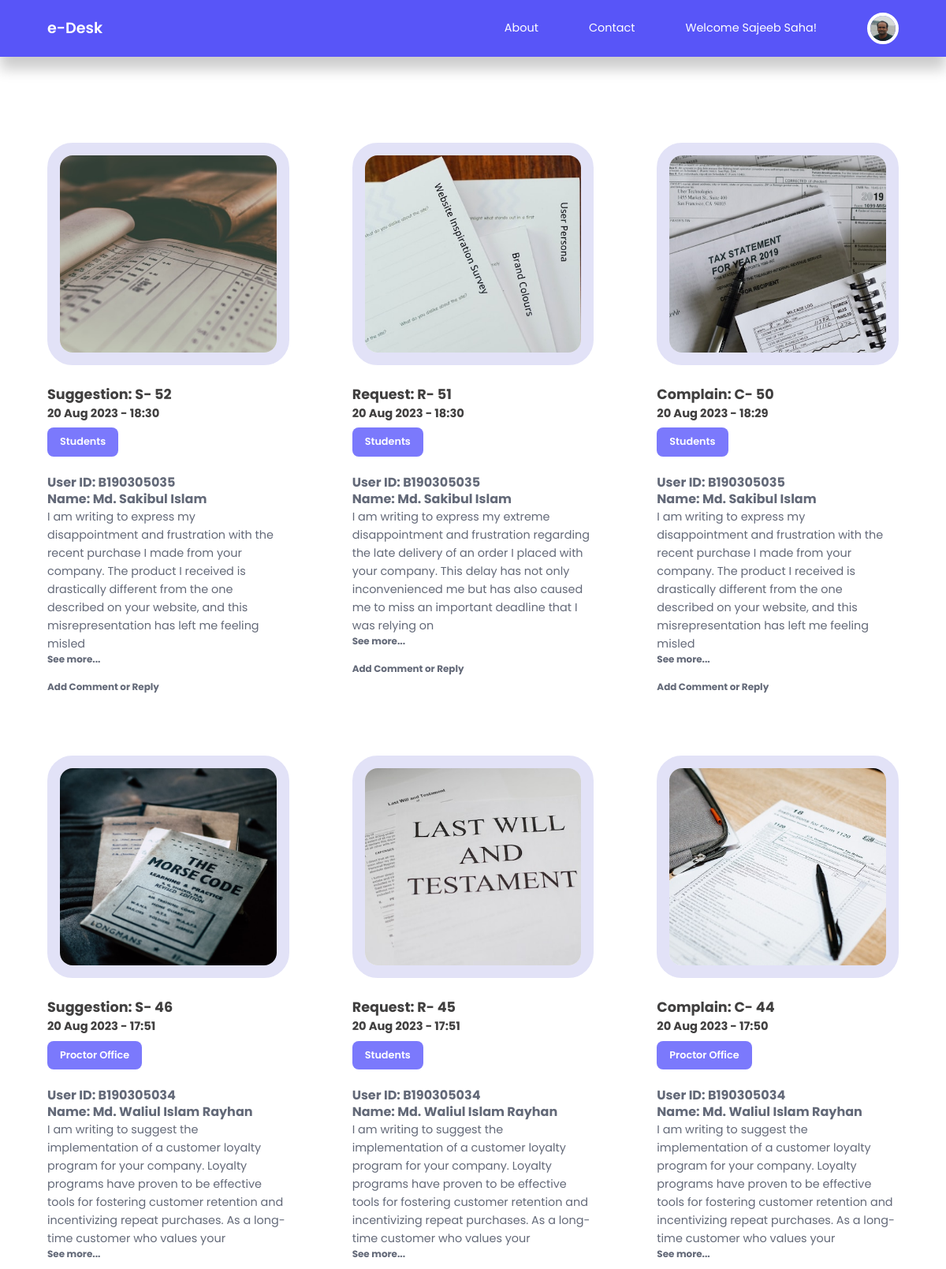
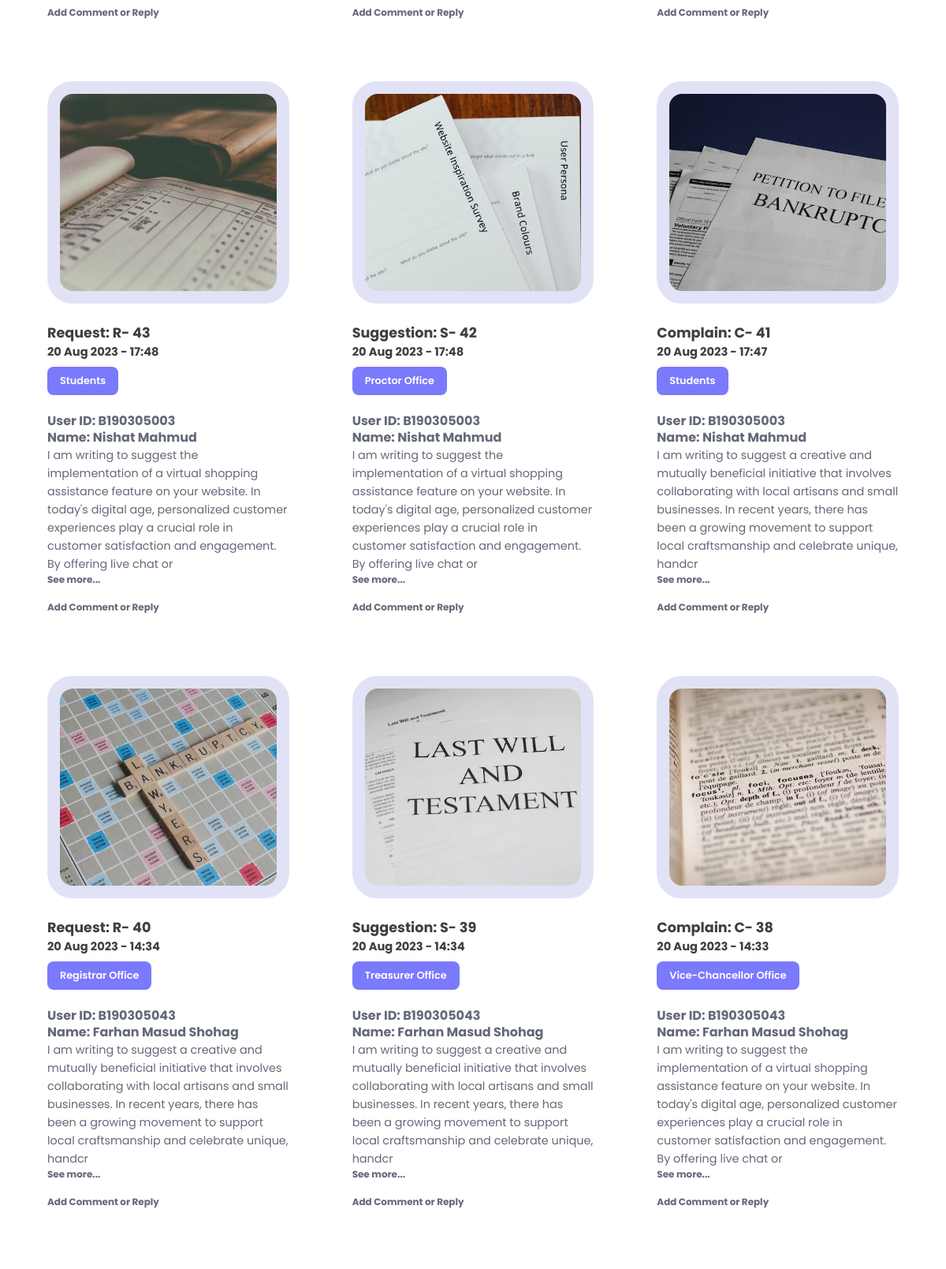
The app's page /admin/admin-index.php (upper part) with its own data (2 pictures, top to bottom).
### tables this page shows
CREATE TABLE `post` (
  `id` int(20) NOT NULL,
  `title` varchar(255) NOT NULL,
  `body` mediumtext NOT NULL,
  `picture` varchar(255) NOT NULL,
  `office_id` int(20) NOT NULL,
  `author_id` int(20) NOT NULL,
  `user_id` int(20) NOT NULL,
  `type` varchar(255) NOT NULL,
  `post_type` varchar(255) NOT NULL,
  `date_time` timestamp NOT NULL DEFAULT current_timestamp(),
  `status` varchar(255) NOT NULL,
  `comment` varchar(255) NOT NULL
);

CREATE TABLE `adminaddoffice` (
  `id` int(20) NOT NULL,
  `title` varchar(255) NOT NULL,
  `description` varchar(255) NOT NULL
);

CREATE TABLE `usermanagement` (
  `id` int(10) NOT NULL,
  `firstname` varchar(255) NOT NULL,
  `lastname` varchar(255) NOT NULL,
  `userid` varchar(255) NOT NULL,
  `email` varchar(255) NOT NULL,
  `password` varchar(255) NOT NULL,
  `picture` varchar(255) NOT NULL,
  `stat` varchar(255) NOT NULL,
  `admin-status` varchar(255) NOT NULL
);

### admin/admin-index.php (the view, shortened to what this page needs)
<?php
include 'partials/header.php';
$query = "SELECT * FROM post WHERE status='Approved' ORDER BY date_time DESC LIMIT 50";
$posts = mysqli_query($connection, $query);
?>
<section class="posts <?= $featured ? '' : 'section__extra-margin' ?>">
    <div class="container posts__container">
        <?php while ($post = mysqli_fetch_assoc($posts)): ?>
            <article class="post">
                <div class="post__thumbnail">
                    <img src="<?= ROOT_URL . 'images/' . $post['picture'] ?>" width="400" height="250">
                </div>
                <div class="post__info">
                    <?php
                    $category_id = $post['office_id'];
                    $category_query = "SELECT * FROM adminaddoffice WHERE id=$category_id";
                    $category_result = mysqli_query($connection, $category_query);
                    $category = mysqli_fetch_assoc($category_result);
                    ?>
                    <h3>
                        <?= $post['type'] ?>
                        <?= $post['id'] ?>
                        <small>
                            <?= date("d M Y - H:i", strtotime($post['date_time'])) ?>
                        </small>
                    </h3>
                    <a href="<?= ROOT_URL ?>admin/admin-catagory-post.php?id=<?= $post['office_id'] ?>"
                        class="category__button"><?= $category['title'] ?></a>
                    <p class="post__body">
                        <?php if ($post['author_id']): ?>
                        <h4>
                            <?= $post['title'] ?>
                        </h4>
                        <?php $len = strlen($post['body']); ?>
                        <?php if ($len < 250): ?>
                            <a href="<?= ROOT_URL ?>admin/details-post.php?id=<?= $post['id'] ?>"><?= $post['body'] ?></a>
                        <?php else: ?>
                            <?= substr($post['body'], 0, 250) ?>
                            <h5>
                                <a href="<?= ROOT_URL ?>admin/details-post.php?id=<?= $post['id'] ?>">See more...</a>
                            </h5>
                        <?php endif ?>
                        </p>
                        <div class="post__author">
                            <div class="post__author-info">
                                <?php if ($post['comment']): ?>
                                    <h5>Status:
                                        <?= $post['comment'] ?>
                                    </h5>
                                <?php else: ?>
                                    <h5><a href="<?= ROOT_URL ?>admin/details-post.php?id=<?= $post['id'] ?>">Add Comment or
                                            Reply</a></h5>
                                <?php endif ?>
                            </div>
                        </div>
                    </div>
                <?php else: ?>
                    <?php
                    $user_id = $post['user_id'];
                    $user_query = "SELECT * FROM usermanagement WHERE id=$user_id";
                    $user_result = mysqli_query($connection, $user_query);
                    $user = mysqli_fetch_assoc($user_result);
                    ?>
                    <h4>
                        User ID:
                        <?= $user['userid'] ?>
                    </h4>
                    <h4>
                        Name:
                        <?= $user['firstname'] ?>
                        <?= $user['lastname'] ?>
                    </h4>
                    <?php $len = strlen($post['body']); ?>
                    <?php if ($len < 250): ?>
                        <a href="<?= ROOT_URL ?>admin/details-post.php?id=<?= $post['id'] ?>"><?= $post['body'] ?></a>
                    <?php else: ?>
                        <?= substr($post['body'], 0, 250) ?>
                        <h5>
                            <a href="<?= ROOT_URL ?>admin/details-post.php?id=<?= $post['id'] ?>">See more...</a>
                        </h5>
                    <?php endif ?>
                    </p>
                    <div class="post__author">
                        <div class="post__author-info">
                            <?php if ($post['comment']): ?>
                                <h5>Status:
                                    <?= $post['comment'] ?>
                                </h5>
                            <?php else: ?>
                                <h5><a href="<?= ROOT_URL ?>admin/details-post.php?id=<?= $post['id'] ?>">Add Comment or Reply</a>
                                </h5>
                            <?php endif ?>
                        </div>
                    </div>
            </div>
        <?php endif ?>
        </article>
    <?php endwhile ?>
    </div>
</section>
<?php
include '../partials/footer.php';
?>

### css/style.css (style rules this page uses)
:root { --color-primary: #5855f8; --color-primary-light: #9BA4B5; --color-primary-variant: #5854c7; --color-red: #da0f3f; --color-red-light: hsl(346, 87%, 46%, 15%); --color-green: #00c476; --color-green-light: hsl(156, 100%, 38%, 15%); --color-gray-900: #e2e2f7; --color-gray-700: #ffffff; --color-gray-300: rgba(242, 242, 254, 0.3); --color-gray-200: rgba(33, 42, 62, 0.7); --color-white: #ffffff; --color-bg: #fff; --transition: all 300ms ease; --container-width-lg: 74%; --container-width-md: 88%; --form-width: 40%; --card-border-radius-1: 0.3rem; --card-border-radius-2: 0.5rem; --card-border-radius-3: 0.8rem; --card-border-radius-4: 2rem; --card-border-radius-5: 5rem; }
* { margin: 0; padding: 0; outline: 0; border: 0; appearance: 0; list-style: none; text-decoration: none; box-sizing: border-box; font-family: 'Poppins', sans-serif; }
body { font-family: Arial, sans-serif; margin: 0; padding: 0; }
body { line-height: 1.6; color: var(--color-gray-200); overflow-x: hidden; background: var(--color-bg); font-size: 0.9rem; }
.container { width: 90%; max-width: 1800px; margin-inline: auto; }
section { margin-top: 3rem; width: 100vw; }
.section__extra-margin { margin-top: 7rem; }
h3 { font-size: 1.1rem; margin: 0.8rem 0 0.5rem; color: #403f3f; line-height: 1.3; }
h4 { font-size: 1rem; color: var(--color-gray-200); line-height: 1.3; }
h5 { line-height: 1.3; }
a { color: var(--color-gray-200); transition: var(--transition); }
img { display: block; width: 100%; object-fit: cover; }
.category__button { background: #7b79fc; color: var(--color-bg); display: inline-block; padding: 0.5rem 1rem; border-radius: var(--card-border-radius-2); font-weight: 600; font-size: 0.8rem; text-align: center; }
.post__thumbnail { border-radius: var(--card-border-radius-4); border: 1rem solid var(--color-gray-900); overflow: hidden; margin-bottom: 1.6rem; }
.post__author { display: flex; gap: 1rem; margin-top: 1.2rem; }
.posts__container { display: grid; grid-template-columns: repeat(3, 1fr); gap: 5rem; margin-bottom: 5rem; }

### records on screen
post: picture (picture), type "Suggestion: S-", id "52", date_time "20 Aug 2023 - 18:30", adminaddoffice.title "Students", usermanagement.userid "B190305035", usermanagement.firstname "Md. Sakibul", usermanagement.lastname "Islam", body "I am writing to express my disappointment and frustration with the recent purchase I made from your company. The product I received is drastically different from the one described on your website, and this misrepresentation has left me feeling misled"
post: picture (picture), type "Request: R-", id "51", date_time "20 Aug 2023 - 18:30", adminaddoffice.title "Students", usermanagement.userid "B190305035", usermanagement.firstname "Md. Sakibul", usermanagement.lastname "Islam", body "I am writing to express my extreme disappointment and frustration regarding the late delivery of an order I placed with your company. This delay has not only inconvenienced me but has also caused me to miss an important deadline that I was relying on"
post: picture (picture), type "Complain: C-", id "50", date_time "20 Aug 2023 - 18:29", adminaddoffice.title "Students", usermanagement.userid "B190305035", usermanagement.firstname "Md. Sakibul", usermanagement.lastname "Islam", body "I am writing to express my disappointment and frustration with the recent purchase I made from your company. The product I received is drastically different from the one described on your website, and this misrepresentation has left me feeling misled"
post: picture (picture), type "Suggestion: S-", id "46", date_time "20 Aug 2023 - 17:51", adminaddoffice.title "Proctor Office", usermanagement.userid "B190305034", usermanagement.firstname "Md. Waliul Islam", usermanagement.lastname "Rayhan", body "I am writing to suggest the implementation of a customer loyalty program for your company. Loyalty programs have proven to be effective tools for fostering customer retention and incentivizing repeat purchases. As a long-time customer who values your"
post: picture (picture), type "Request: R-", id "45", date_time "20 Aug 2023 - 17:51", adminaddoffice.title "Students", usermanagement.userid "B190305034", usermanagement.firstname "Md. Waliul Islam", usermanagement.lastname "Rayhan", body "I am writing to suggest the implementation of a customer loyalty program for your company. Loyalty programs have proven to be effective tools for fostering customer retention and incentivizing repeat purchases. As a long-time customer who values your"
post: picture (picture), type "Complain: C-", id "44", date_time "20 Aug 2023 - 17:50", adminaddoffice.title "Proctor Office", usermanagement.userid "B190305034", usermanagement.firstname "Md. Waliul Islam", usermanagement.lastname "Rayhan", body "I am writing to suggest the implementation of a customer loyalty program for your company. Loyalty programs have proven to be effective tools for fostering customer retention and incentivizing repeat purchases. As a long-time customer who values your"
post: picture (picture), type "Request: R-", id "43", date_time "20 Aug 2023 - 17:48", adminaddoffice.title "Students", usermanagement.userid "B190305003", usermanagement.firstname "Nishat", usermanagement.lastname "Mahmud", body "I am writing to suggest the implementation of a virtual shopping assistance feature on your website. In today's digital age, personalized customer experiences play a crucial role in customer satisfaction and engagement. By offering live chat or"
post: picture (picture), type "Suggestion: S-", id "42", date_time "20 Aug 2023 - 17:48", adminaddoffice.title "Proctor Office", usermanagement.userid "B190305003", usermanagement.firstname "Nishat", usermanagement.lastname "Mahmud", body "I am writing to suggest the implementation of a virtual shopping assistance feature on your website. In today's digital age, personalized customer experiences play a crucial role in customer satisfaction and engagement. By offering live chat or"
post: picture (picture), type "Complain: C-", id "41", date_time "20 Aug 2023 - 17:47", adminaddoffice.title "Students", usermanagement.userid "B190305003", usermanagement.firstname "Nishat", usermanagement.lastname "Mahmud", body "I am writing to suggest a creative and mutually beneficial initiative that involves collaborating with local artisans and small businesses. In recent years, there has been a growing movement to support local craftsmanship and celebrate unique, handcr"
post: picture (picture), type "Request: R-", id "40", date_time "20 Aug 2023 - 14:34", adminaddoffice.title "Registrar Office", usermanagement.userid "B190305043", usermanagement.firstname "Farhan Masud", usermanagement.lastname "Shohag", body "I am writing to suggest a creative and mutually beneficial initiative that involves collaborating with local artisans and small businesses. In recent years, there has been a growing movement to support local craftsmanship and celebrate unique, handcr"
post: picture (picture), type "Suggestion: S-", id "39", date_time "20 Aug 2023 - 14:34", adminaddoffice.title "Treasurer Office", usermanagement.userid "B190305043", usermanagement.firstname "Farhan Masud", usermanagement.lastname "Shohag", body "I am writing to suggest a creative and mutually beneficial initiative that involves collaborating with local artisans and small businesses. In recent years, there has been a growing movement to support local craftsmanship and celebrate unique, handcr"
post: picture (picture), type "Complain: C-", id "38", date_time "20 Aug 2023 - 14:33", adminaddoffice.title "Vice-Chancellor Office", usermanagement.userid "B190305043", usermanagement.firstname "Farhan Masud", usermanagement.lastname "Shohag", body "I am writing to suggest the implementation of a virtual shopping assistance feature on your website. In today's digital age, personalized customer experiences play a crucial role in customer satisfaction and engagement. By offering live chat or"
